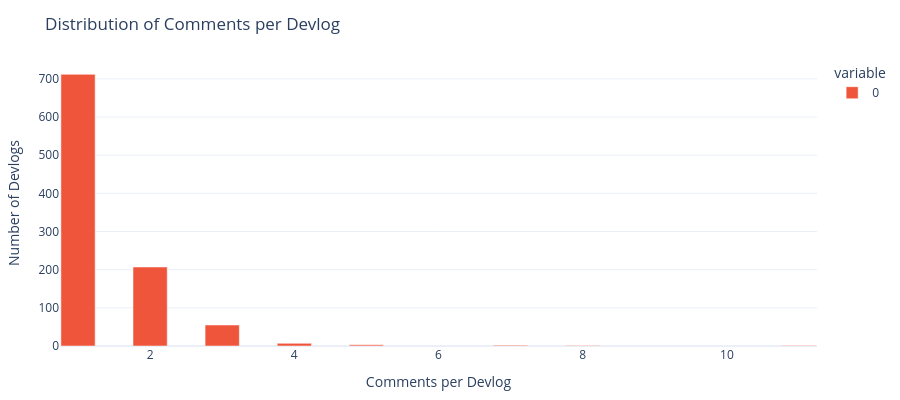

Notebook code cell kept with this figure:
### Markdown cell above
# Distribution of comments per devlog

How many comments do devlogs typically receive?

### Code cell
comments_per_devlog = df.groupby('devlog_id').size()

fig = px.histogram(
    comments_per_devlog, nbins=30,
    title='Distribution of Comments per Devlog',
    labels={'value': 'Comments per Devlog', 'count': 'Number of Devlogs'},
    color_discrete_sequence=['#EF553B']
)
fig.update_traces(marker_line_color='white', marker_line_width=0.5)
fig.update_layout(bargap=0.05,
                  height=max(DEFAULT_HEIGHT - 20, 400),
                  xaxis_title='Comments per Devlog', yaxis_title='Number of Devlogs')
fig.show()

save_plotly(fig, name='comments_per_devlog_distribution', description='Histogram of how many comments each devlog receives', friendly_name='Comments per Devlog Distribution')

### Figure 1 — Plotly figure (JSON) as saved in the notebook; plotly's stock layout.template omitted (floating-point values rounded to 4 significant figures; data arrays with more than 128 entries replaced by an {"elided": "..."} marker saying what was removed)
{"data": [{"bingroup": "x", "hovertemplate": "variable=0<br>Comments per Devlog=%{x}<br>count=%{y}<extra></extra>", "legendgroup": "0", "marker": {"color": "#EF553B", "line": {"color": "white", "width": 0.5}, "pattern": {"shape": ""}}, "name": "0", "nbinsx": 30, "orientation": "v", "showlegend": true, "type": "histogram", "x": {"elided": "988 int values"}, "xaxis": "x", "yaxis": "y"}], "layout": {"bargap": 0.05, "barmode": "relative", "height": 400, "legend": {"title": {"text": "variable"}, "tracegroupgap": 0}, "title": {"text": "Distribution of Comments per Devlog"}, "xaxis": {"anchor": "y", "domain": [0, 1], "title": {"text": "Comments per Devlog"}}, "yaxis": {"anchor": "x", "domain": [0, 1], "title": {"text": "Number of Devlogs"}}}}
